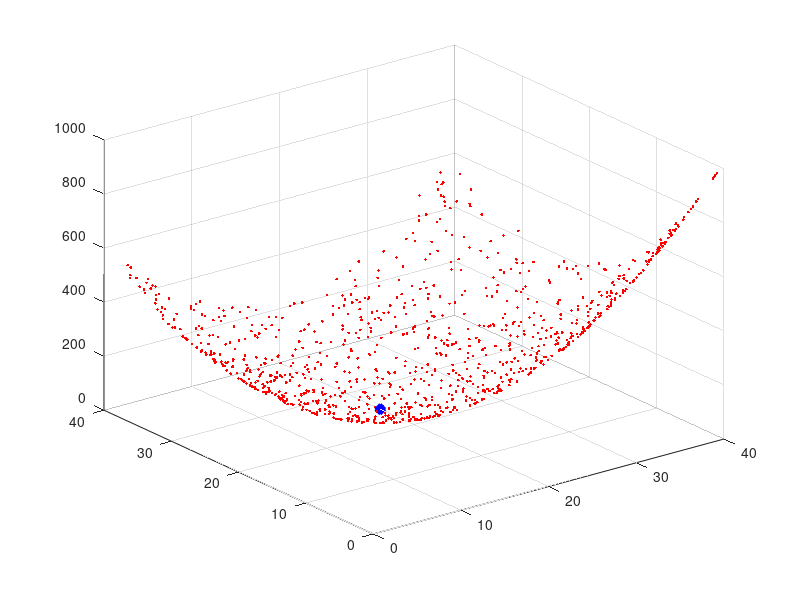

Reproduce this figure in MATLAB.
clc;
close all;
%%initailization
swarm_size = 64; %Jumlah partikel
maxIter = 10; %Jumlah Iterasi
inertia = 1.0;
correction_factor = 2.0;
%Posisi awal swarm
a = 1:8;
[X,Y] = meshgrid(a,a);
C = cat(2,X',Y');
D = reshape(C,[],2);
swarm(1:swarm_size,1,1:2) = D; %Pos awal Partilkel
swarm(:,2,:) = 0; %Velocity awal partikel
swarm(:,4,1) = 1000; %posisi terbaik saat ini
plotObjFcn = 1;

%% fungsi
objfcn = @(x)(x(:,1)-20).^2 + (x(:,2)-25).^2;

tic;
%iterasi PSO
for iter = 1:50
swarm(:,1,1) = swarm(:,1,1) + swarm(:,2,1)/1.3;
swarm(:,1,2) = swarm(:,1,2) + swarm(:,2,2)/1.3;
x = swarm(:,1,1);
y = swarm(:,1,2);
fval = objfcn([x y]);

for i = 1:swarm_size
if fval(i,1) < swarm(i,4,1)
swarm(i,3,1) = swarm(i,1,1);
swarm(i,3,2) = swarm(i,1,2);
swarm(i,4,1) = fval(i,1);
end
end


[~, gbest] = min(swarm(:,4,1));

%Update
swarm(:,2,1) = inertia*(rand(swarm_size,1).*swarm(:,2,1)) + correction_factor*(rand(swarm_size,1).*(swarm(:,3,1)...
- swarm(:,1,1))) + correction_factor*(rand(swarm_size,1).*(swarm(gbest,3,1) - swarm(:,1,1)));
swarm(:,2,2) = inertia*(rand(swarm_size,1).*swarm(:,2,2)) + correction_factor*(rand(swarm_size,1).*(swarm(:,3,2)...
- swarm(:,1,2))) + correction_factor*(rand(swarm_size,1).*(swarm(gbest,3,2) - swarm(:,1,2)));

%plot Patikel
clf;plot(swarm(:,1,1), swarm(:,1,2), 'bx'); grid
axis([0 40 0 40]);
xlabel('x1')
ylabel('x2')
pause (.5);
disp(['Iteration: ' num2str(iter)]);

end
toc
if plotObjFcn
ub = 40;
lb = 0;
npoints = 1000;
x = (ub-lb) .*rand(npoints,2) + lb;
for i = 1:npoints
f = objfcn([x(i,1) x(i,2)]);
plot3(x(i,1),x(i,2),f,'.r'); hold on
end
plot3(swarm(1,3,1),swarm(1,3,2),swarm(1,4,1),'xb','linewidth',5,'Markersize',5);grid
end



x

xg =min(x)
